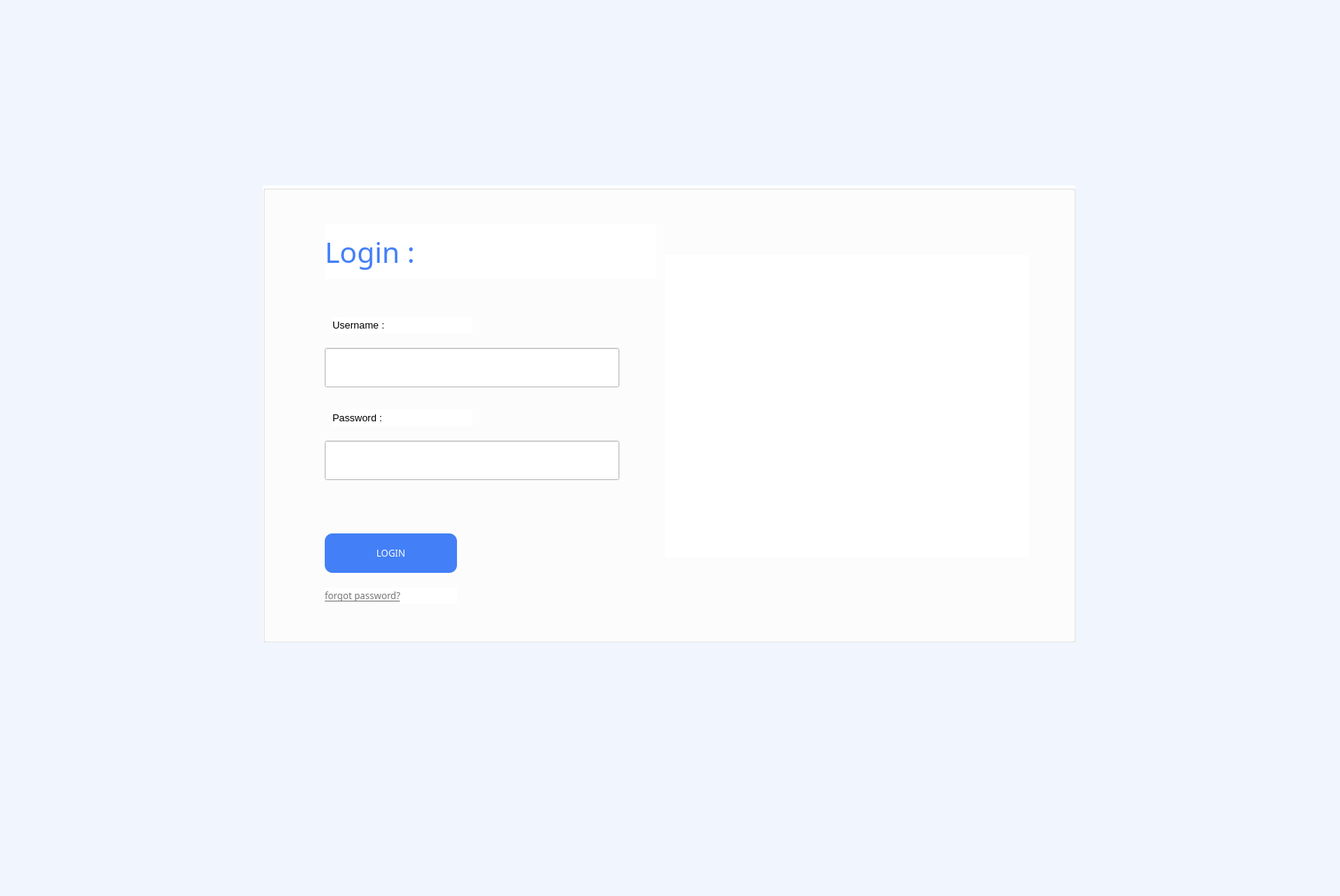
<?xml version="1.0" encoding="UTF-8"?>
<ui version="4.0">
 <class>MainWindowLogin</class>
 <widget class="QMainWindow" name="MainWindowLogin">
  <property name="geometry">
   <rect>
    <x>0</x>
    <y>0</y>
    <width>1733</width>
    <height>1159</height>
   </rect>
  </property>
  <property name="windowTitle">
   <string>MainWindow</string>
  </property>
  <property name="styleSheet">
   <string notr="true">background-color:#F1F6FE;</string>
  </property>
  <widget class="QWidget" name="centralwidget">
   <widget class="QGroupBox" name="groupBox">
    <property name="geometry">
     <rect>
      <x>340</x>
      <y>240</y>
      <width>1051</width>
      <height>591</height>
     </rect>
    </property>
    <property name="styleSheet">
     <string notr="true">background-color: rgb(255, 255, 255);</string>
    </property>
    <property name="title">
     <string/>
    </property>
    <widget class="QLabel" name="label">
     <property name="geometry">
      <rect>
       <x>520</x>
       <y>90</y>
       <width>471</width>
       <height>391</height>
      </rect>
     </property>
     <property name="text">
      <string/>
     </property>
     <property name="pixmap">
      <pixmap resource="assets.qrc">:/img/img/waveitt.png</pixmap>
     </property>
     <property name="scaledContents">
      <bool>true</bool>
     </property>
    </widget>
    <widget class="QLineEdit" name="username">
     <property name="geometry">
      <rect>
       <x>80</x>
       <y>210</y>
       <width>381</width>
       <height>51</height>
      </rect>
     </property>
     <property name="styleSheet">
      <string notr="true"/>
     </property>
    </widget>
    <widget class="QLabel" name="label_4">
     <property name="geometry">
      <rect>
       <x>80</x>
       <y>50</y>
       <width>429</width>
       <height>71</height>
      </rect>
     </property>
     <property name="palette">
      <palette>
       <active>
        <colorrole role="WindowText">
         <brush brushstyle="SolidPattern">
          <color alpha="255">
           <red>67</red>
           <green>127</green>
           <blue>247</blue>
          </color>
         </brush>
        </colorrole>
        <colorrole role="Button">
         <brush brushstyle="SolidPattern">
          <color alpha="255">
           <red>255</red>
           <green>255</green>
           <blue>255</blue>
          </color>
         </brush>
        </colorrole>
        <colorrole role="Text">
         <brush brushstyle="SolidPattern">
          <color alpha="255">
           <red>67</red>
           <green>127</green>
           <blue>247</blue>
          </color>
         </brush>
        </colorrole>
        <colorrole role="ButtonText">
         <brush brushstyle="SolidPattern">
          <color alpha="255">
           <red>67</red>
           <green>127</green>
           <blue>247</blue>
          </color>
         </brush>
        </colorrole>
        <colorrole role="Base">
         <brush brushstyle="SolidPattern">
          <color alpha="255">
           <red>255</red>
           <green>255</green>
           <blue>255</blue>
          </color>
         </brush>
        </colorrole>
        <colorrole role="Window">
         <brush brushstyle="SolidPattern">
          <color alpha="255">
           <red>255</red>
           <green>255</green>
           <blue>255</blue>
          </color>
         </brush>
        </colorrole>
        <colorrole role="PlaceholderText">
         <brush brushstyle="NoBrush">
          <color alpha="128">
           <red>67</red>
           <green>127</green>
           <blue>247</blue>
          </color>
         </brush>
        </colorrole>
       </active>
       <inactive>
        <colorrole role="WindowText">
         <brush brushstyle="SolidPattern">
          <color alpha="255">
           <red>67</red>
           <green>127</green>
           <blue>247</blue>
          </color>
         </brush>
        </colorrole>
        <colorrole role="Button">
         <brush brushstyle="SolidPattern">
          <color alpha="255">
           <red>255</red>
           <green>255</green>
           <blue>255</blue>
          </color>
         </brush>
        </colorrole>
        <colorrole role="Text">
         <brush brushstyle="SolidPattern">
          <color alpha="255">
           <red>67</red>
           <green>127</green>
           <blue>247</blue>
          </color>
         </brush>
        </colorrole>
        <colorrole role="ButtonText">
         <brush brushstyle="SolidPattern">
          <color alpha="255">
           <red>67</red>
           <green>127</green>
           <blue>247</blue>
          </color>
         </brush>
        </colorrole>
        <colorrole role="Base">
         <brush brushstyle="SolidPattern">
          <color alpha="255">
           <red>255</red>
           <green>255</green>
           <blue>255</blue>
          </color>
         </brush>
        </colorrole>
        <colorrole role="Window">
         <brush brushstyle="SolidPattern">
          <color alpha="255">
           <red>255</red>
           <green>255</green>
           <blue>255</blue>
          </color>
         </brush>
        </colorrole>
        <colorrole role="PlaceholderText">
         <brush brushstyle="NoBrush">
          <color alpha="128">
           <red>67</red>
           <green>127</green>
           <blue>247</blue>
          </color>
         </brush>
        </colorrole>
       </inactive>
       <disabled>
        <colorrole role="WindowText">
         <brush brushstyle="SolidPattern">
          <color alpha="255">
           <red>67</red>
           <green>127</green>
           <blue>247</blue>
          </color>
         </brush>
        </colorrole>
        <colorrole role="Button">
         <brush brushstyle="SolidPattern">
          <color alpha="255">
           <red>255</red>
           <green>255</green>
           <blue>255</blue>
          </color>
         </brush>
        </colorrole>
        <colorrole role="Text">
         <brush brushstyle="SolidPattern">
          <color alpha="255">
           <red>67</red>
           <green>127</green>
           <blue>247</blue>
          </color>
         </brush>
        </colorrole>
        <colorrole role="ButtonText">
         <brush brushstyle="SolidPattern">
          <color alpha="255">
           <red>67</red>
           <green>127</green>
           <blue>247</blue>
          </color>
         </brush>
        </colorrole>
        <colorrole role="Base">
         <brush brushstyle="SolidPattern">
          <color alpha="255">
           <red>255</red>
           <green>255</green>
           <blue>255</blue>
          </color>
         </brush>
        </colorrole>
        <colorrole role="Window">
         <brush brushstyle="SolidPattern">
          <color alpha="255">
           <red>255</red>
           <green>255</green>
           <blue>255</blue>
          </color>
         </brush>
        </colorrole>
        <colorrole role="PlaceholderText">
         <brush brushstyle="NoBrush">
          <color alpha="128">
           <red>67</red>
           <green>127</green>
           <blue>247</blue>
          </color>
         </brush>
        </colorrole>
       </disabled>
      </palette>
     </property>
     <property name="font">
      <font>
       <family>Poppins</family>
       <pointsize>28</pointsize>
       <weight>50</weight>
       <italic>false</italic>
       <bold>false</bold>
       <underline>false</underline>
      </font>
     </property>
     <property name="styleSheet">
      <string notr="true">color: #437FF7;
</string>
     </property>
     <property name="text">
      <string>Login :</string>
     </property>
    </widget>
    <widget class="QPushButton" name="login">
     <property name="geometry">
      <rect>
       <x>80</x>
       <y>450</y>
       <width>171</width>
       <height>51</height>
      </rect>
     </property>
     <property name="font">
      <font>
       <family>Poppins</family>
      </font>
     </property>
     <property name="styleSheet">
      <string notr="true">background-color:#437FF7;border-radius :10px; 
color : #fff;
</string>
     </property>
     <property name="text">
      <string>LOGIN</string>
     </property>
    </widget>
    <widget class="QLineEdit" name="password">
     <property name="geometry">
      <rect>
       <x>80</x>
       <y>330</y>
       <width>381</width>
       <height>51</height>
      </rect>
     </property>
    </widget>
    <widget class="QLabel" name="label_5">
     <property name="geometry">
      <rect>
       <x>80</x>
       <y>520</y>
       <width>171</width>
       <height>21</height>
      </rect>
     </property>
     <property name="font">
      <font>
       <family>Poppins</family>
       <pointsize>9</pointsize>
       <underline>true</underline>
      </font>
     </property>
     <property name="styleSheet">
      <string notr="true">color: #747474;</string>
     </property>
     <property name="text">
      <string>forgot password?</string>
     </property>
    </widget>
    <widget class="QLabel" name="label_2">
     <property name="geometry">
      <rect>
       <x>90</x>
       <y>170</y>
       <width>181</width>
       <height>21</height>
      </rect>
     </property>
     <property name="styleSheet">
      <string notr="true">font : 10pt;</string>
     </property>
     <property name="text">
      <string>Username :</string>
     </property>
    </widget>
    <widget class="QLabel" name="label_3">
     <property name="geometry">
      <rect>
       <x>90</x>
       <y>290</y>
       <width>181</width>
       <height>21</height>
      </rect>
     </property>
     <property name="styleSheet">
      <string notr="true">font : 10pt;</string>
     </property>
     <property name="text">
      <string>Password :</string>
     </property>
    </widget>
   </widget>
   <widget class="QLabel" name="label_6">
    <property name="geometry">
     <rect>
      <x>-370</x>
      <y>-30</y>
      <width>1991</width>
      <height>1311</height>
     </rect>
    </property>
    <property name="text">
     <string/>
    </property>
    <property name="pixmap">
     <pixmap>:/img/bg.png</pixmap>
    </property>
   </widget>
   <zorder>label_6</zorder>
   <zorder>groupBox</zorder>
  </widget>
  <widget class="QMenuBar" name="menubar">
   <property name="geometry">
    <rect>
     <x>0</x>
     <y>0</y>
     <width>1733</width>
     <height>26</height>
    </rect>
   </property>
  </widget>
  <widget class="QStatusBar" name="statusbar"/>
 </widget>
 <resources>
  <include location="assets.qrc"/>
 </resources>
 <connections/>
</ui>
